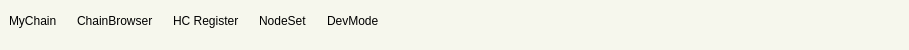
<?xml version="1.0" encoding="UTF-8"?>
<ui version="4.0">
 <class>tab_bar_wnd</class>
 <widget class="QWidget" name="tab_bar_wnd">
  <property name="geometry">
   <rect>
    <x>0</x>
    <y>0</y>
    <width>909</width>
    <height>50</height>
   </rect>
  </property>
  <property name="sizePolicy">
   <sizepolicy hsizetype="Expanding" vsizetype="Fixed">
    <horstretch>0</horstretch>
    <verstretch>0</verstretch>
   </sizepolicy>
  </property>
  <property name="minimumSize">
   <size>
    <width>400</width>
    <height>50</height>
   </size>
  </property>
  <property name="maximumSize">
   <size>
    <width>100000</width>
    <height>50</height>
   </size>
  </property>
  <property name="windowTitle">
   <string>Form</string>
  </property>
  <property name="autoFillBackground">
   <bool>false</bool>
  </property>
  <property name="styleSheet">
   <string notr="true">background-color: rgb(246, 247, 237);
</string>
  </property>
  <layout class="QHBoxLayout" name="horizontalLayout">
   <property name="spacing">
    <number>0</number>
   </property>
   <property name="leftMargin">
    <number>0</number>
   </property>
   <property name="topMargin">
    <number>0</number>
   </property>
   <property name="rightMargin">
    <number>0</number>
   </property>
   <property name="bottomMargin">
    <number>0</number>
   </property>
   <item>
    <widget class="QFrame" name="frame">
     <property name="sizePolicy">
      <sizepolicy hsizetype="Preferred" vsizetype="Fixed">
       <horstretch>0</horstretch>
       <verstretch>0</verstretch>
      </sizepolicy>
     </property>
     <property name="minimumSize">
      <size>
       <width>300</width>
       <height>50</height>
      </size>
     </property>
     <property name="maximumSize">
      <size>
       <width>6000</width>
       <height>16777215</height>
      </size>
     </property>
     <property name="styleSheet">
      <string notr="true">QLabel:hover{color:rgb(242, 190, 109);font-size:12px;}
QLabel{
font: 12pt &quot;微软雅黑&quot;;
}
</string>
     </property>
     <property name="frameShape">
      <enum>QFrame::NoFrame</enum>
     </property>
     <property name="frameShadow">
      <enum>QFrame::Raised</enum>
     </property>
     <layout class="QHBoxLayout" name="horizontalLayout_2">
      <property name="spacing">
       <number>20</number>
      </property>
      <property name="topMargin">
       <number>0</number>
      </property>
      <item>
       <widget class="tab_label" name="labelMyHyperChain">
        <property name="styleSheet">
         <string notr="true"/>
        </property>
        <property name="text">
         <string>MyChain</string>
        </property>
        <property name="wordWrap">
         <bool>true</bool>
        </property>
       </widget>
      </item>
      <item>
       <widget class="tab_label" name="labelChainBrowser">
        <property name="styleSheet">
         <string notr="true"/>
        </property>
        <property name="text">
         <string>ChainBrowser</string>
        </property>
       </widget>
      </item>
      <item>
       <widget class="tab_label" name="labelChainAttestation">
        <property name="styleSheet">
         <string notr="true"/>
        </property>
        <property name="text">
         <string>HC Register</string>
        </property>
       </widget>
      </item>
      <item>
       <widget class="tab_label" name="labelNodeSet">
        <property name="styleSheet">
         <string notr="true"/>
        </property>
        <property name="text">
         <string>NodeSet</string>
        </property>
       </widget>
      </item>
      <item>
       <widget class="tab_label" name="labelDevMode">
        <property name="styleSheet">
         <string notr="true"/>
        </property>
        <property name="text">
         <string>DevMode</string>
        </property>
       </widget>
      </item>
     </layout>
    </widget>
   </item>
   <item>
    <widget class="QFrame" name="frame_2">
     <property name="sizePolicy">
      <sizepolicy hsizetype="Expanding" vsizetype="Preferred">
       <horstretch>0</horstretch>
       <verstretch>0</verstretch>
      </sizepolicy>
     </property>
     <property name="frameShape">
      <enum>QFrame::NoFrame</enum>
     </property>
     <property name="frameShadow">
      <enum>QFrame::Raised</enum>
     </property>
    </widget>
   </item>
  </layout>
 </widget>
 <customwidgets>
  <customwidget>
   <class>tab_label</class>
   <extends>QLabel</extends>
   <header>customui/tab_label.h</header>
  </customwidget>
 </customwidgets>
 <resources/>
 <connections/>
</ui>
